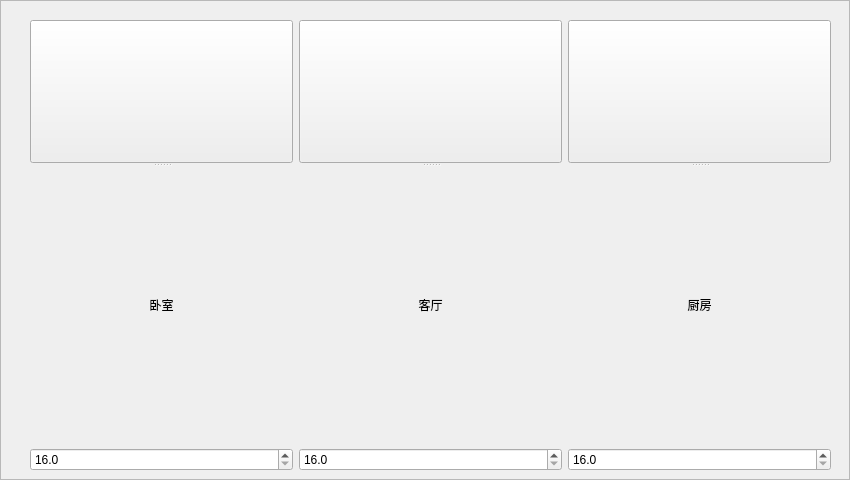
<?xml version="1.0" encoding="UTF-8"?>
<ui version="4.0">
 <class>AirConditionFrame</class>
 <widget class="QFrame" name="AirConditionFrame">
  <property name="geometry">
   <rect>
    <x>0</x>
    <y>0</y>
    <width>850</width>
    <height>480</height>
   </rect>
  </property>
  <property name="windowTitle">
   <string>Frame</string>
  </property>
  <property name="frameShape">
   <enum>QFrame::StyledPanel</enum>
  </property>
  <property name="frameShadow">
   <enum>QFrame::Raised</enum>
  </property>
  <widget class="QWidget" name="layoutWidget">
   <property name="geometry">
    <rect>
     <x>30</x>
     <y>20</y>
     <width>801</width>
     <height>451</height>
    </rect>
   </property>
   <layout class="QHBoxLayout" name="horizontalLayout">
    <item>
     <widget class="QSplitter" name="splitter_2">
      <property name="orientation">
       <enum>Qt::Vertical</enum>
      </property>
      <widget class="QPushButton" name="bedroomPushButton">
       <property name="styleSheet">
        <string notr="true">border-image: url(:/airConditionFrame/image/air_condition_off.png);</string>
       </property>
       <property name="text">
        <string/>
       </property>
      </widget>
      <widget class="QWidget" name="layoutWidget">
       <layout class="QVBoxLayout" name="verticalLayout">
        <item>
         <widget class="QLabel" name="label_2">
          <property name="text">
           <string>卧室</string>
          </property>
          <property name="alignment">
           <set>Qt::AlignCenter</set>
          </property>
         </widget>
        </item>
        <item>
         <widget class="QDoubleSpinBox" name="bedroomDoubleSpinBox">
          <property name="decimals">
           <number>1</number>
          </property>
          <property name="minimum">
           <double>16.000000000000000</double>
          </property>
          <property name="maximum">
           <double>30.000000000000000</double>
          </property>
          <property name="singleStep">
           <double>0.100000000000000</double>
          </property>
         </widget>
        </item>
       </layout>
      </widget>
     </widget>
    </item>
    <item>
     <widget class="QSplitter" name="splitter">
      <property name="orientation">
       <enum>Qt::Vertical</enum>
      </property>
      <widget class="QPushButton" name="parlourPushButton">
       <property name="styleSheet">
        <string notr="true">border-image: url(:/airConditionFrame/image/air_condition_off.png);</string>
       </property>
       <property name="text">
        <string/>
       </property>
      </widget>
      <widget class="QWidget" name="layoutWidget">
       <layout class="QVBoxLayout" name="verticalLayout_2">
        <item>
         <widget class="QLabel" name="label_4">
          <property name="text">
           <string>客厅</string>
          </property>
          <property name="alignment">
           <set>Qt::AlignCenter</set>
          </property>
         </widget>
        </item>
        <item>
         <widget class="QDoubleSpinBox" name="parlourDoubleSpinBox">
          <property name="decimals">
           <number>1</number>
          </property>
          <property name="minimum">
           <double>16.000000000000000</double>
          </property>
          <property name="maximum">
           <double>30.000000000000000</double>
          </property>
          <property name="singleStep">
           <double>0.100000000000000</double>
          </property>
         </widget>
        </item>
       </layout>
      </widget>
     </widget>
    </item>
    <item>
     <widget class="QSplitter" name="splitter_3">
      <property name="orientation">
       <enum>Qt::Vertical</enum>
      </property>
      <widget class="QPushButton" name="kitchenPushButton">
       <property name="styleSheet">
        <string notr="true">border-image: url(:/airConditionFrame/image/air_condition_off.png);</string>
       </property>
       <property name="text">
        <string/>
       </property>
      </widget>
      <widget class="QWidget" name="layoutWidget">
       <layout class="QVBoxLayout" name="verticalLayout_3">
        <item>
         <widget class="QLabel" name="label_6">
          <property name="text">
           <string>厨房</string>
          </property>
          <property name="alignment">
           <set>Qt::AlignCenter</set>
          </property>
         </widget>
        </item>
        <item>
         <widget class="QDoubleSpinBox" name="kitchenDoubleSpinBox">
          <property name="decimals">
           <number>1</number>
          </property>
          <property name="minimum">
           <double>16.000000000000000</double>
          </property>
          <property name="maximum">
           <double>30.000000000000000</double>
          </property>
          <property name="singleStep">
           <double>0.100000000000000</double>
          </property>
         </widget>
        </item>
       </layout>
      </widget>
     </widget>
    </item>
   </layout>
  </widget>
 </widget>
 <resources/>
 <connections/>
</ui>
